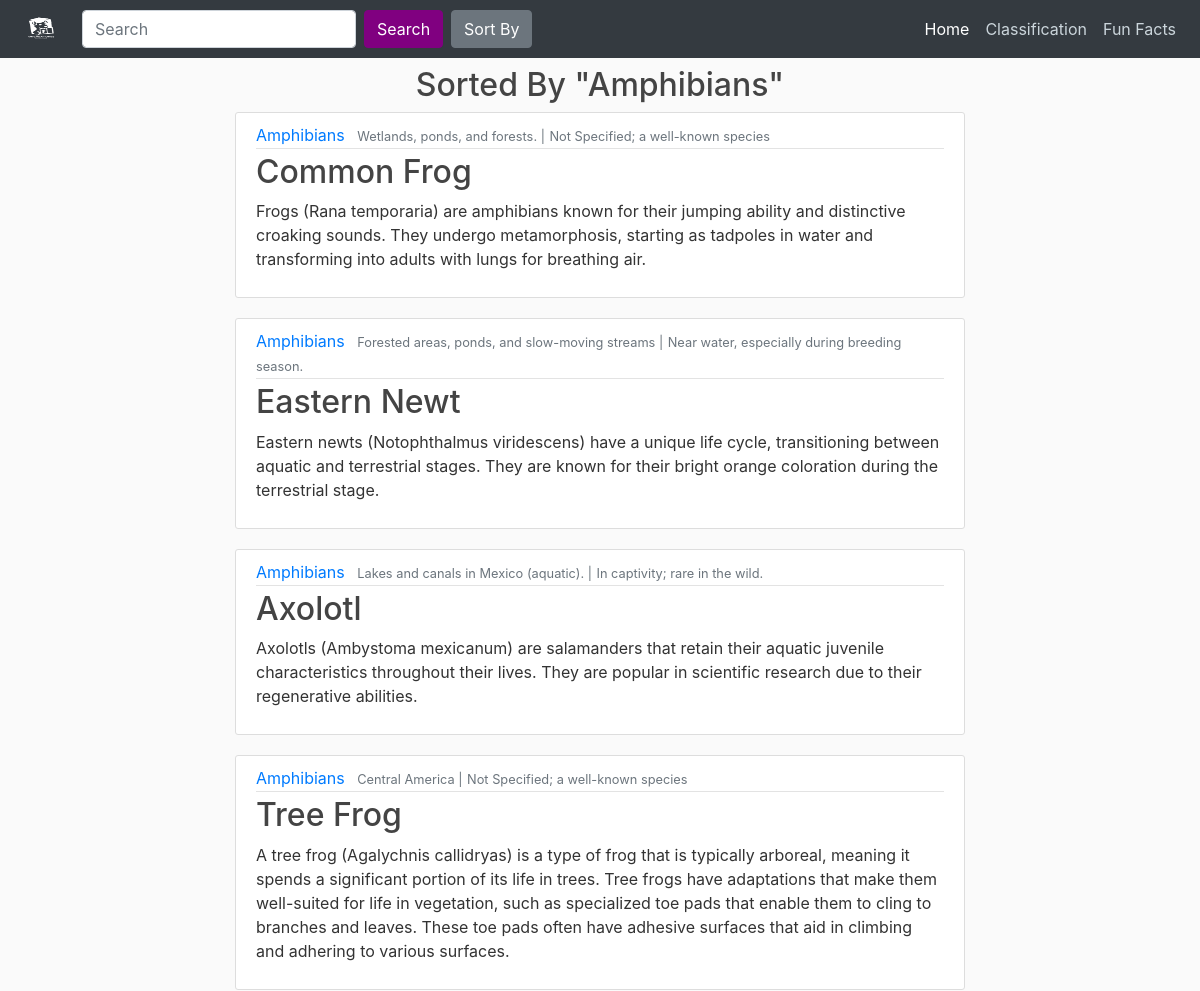
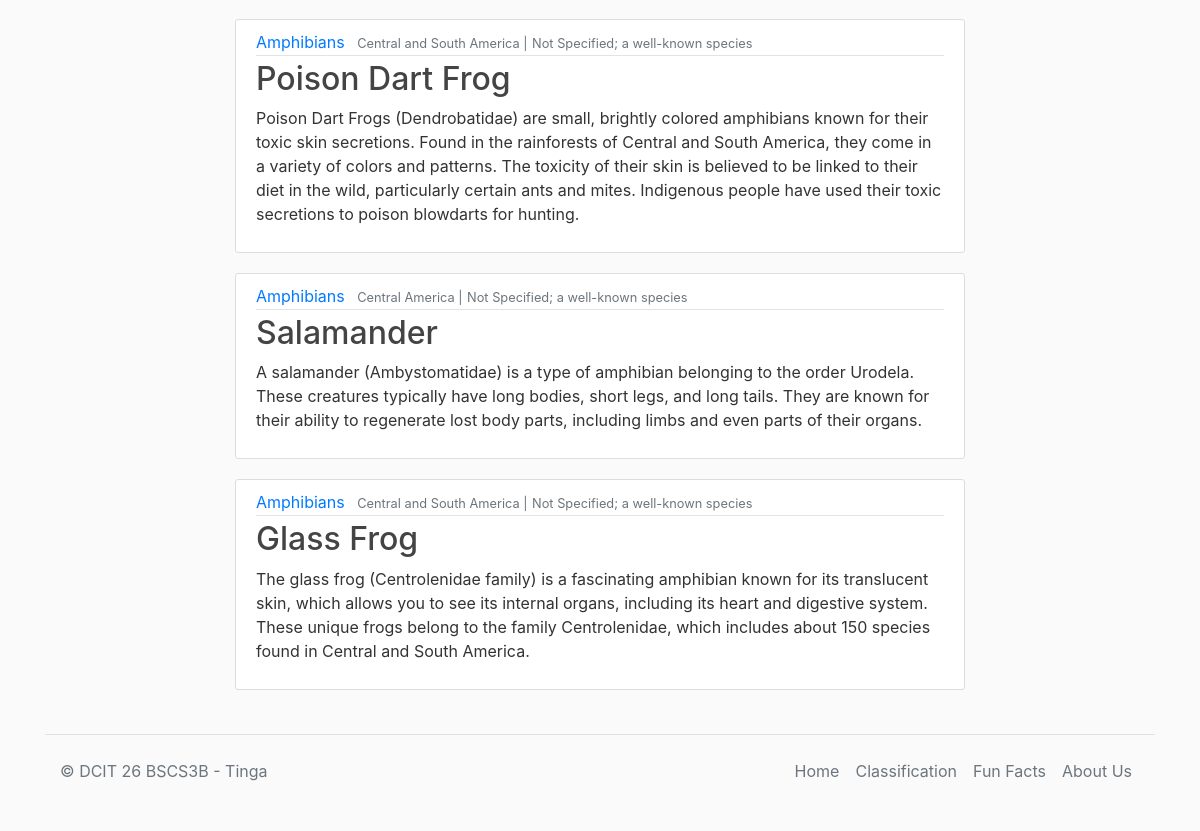
Page /Sorted/Amphibians/ on the committed database (2 pictures, top to bottom).
### blog/models.py (models this page shows, shortened)
class Post(models.Model):
	an_type = models.CharField(max_length=100)
	animal_cat = models.CharField(max_length=50)
	animal = models.CharField(max_length=100)
	definition = models.TextField()
	location_discovered = models.CharField(max_length=100)
	location = models.CharField(max_length=100)
	more_info = models.TextField(null=True, blank=True)
	image_name = models.CharField(max_length=50)
	image = models.ImageField(upload_to="img/%y", height_field=None, width_field=None, max_length=None)
	sci_name = models.CharField(max_length=255)
	fav_food = models.CharField(max_length=255)

### blog/views.py (the view)
# urls.py: path('Sorted/<str:animal_type>/', views.sort_animals, name='blog-animals'),
def sort_animals(request, animal_type=None):
    if animal_type:
        sort_query = Post.objects.filter(an_type = animal_type)
    else:
        sort_query = Post.objects.all()
        sci_name = sort_query.values_list('sci_name', flat=True)
        fav_food = sort_query.values_list('fav_food', flat=True)
        animal_cat = sci_name = sort_query.values_list('animal_cat', flat=True)
    context1 = {
        'posts' : sort_query,
        'selected_animal_type' : animal_type,
    }
    return render(request, 'blog/sorting.html', context1)

### blog/templates/blog/sorting.html (shortened to what this page needs)
{% extends 'blog/base.html' %}
{% block content %}
<div>
{% if selected_animal_type %}
    <h2 style='text-align: center;'>Sorted By "{{ selected_animal_type }}"</h2>
{% endif %}
</div>
<div>
  {% for post in posts %}
    <article class="media content-section mt-2 zoom-container">
          <div class="media-body">
            <div class="article-metadata">
              <a class="mr-2" href="{% url 'blog:blog-animals2' post.an_type %}">{{ post.an_type }}</a>
              <small class="text-muted">{{ post.location_discovered }} |</small>
              <small class="text-muted">{{ post.location }}</small>
            </div>
            <h2><a class="article-title" href="{% url 'blog:blog-info' post.animal %}">{{ post.animal }}</a></h2>
            <p class="article-content">{{ post.definition }}</p>
          </div>
        </article>
  {% endfor %}
</div>
{% endblock %}

### blog/static/blog/style.css (style rules this page uses)
body { background: #fafafa; color: #333333; margin-top: 0; }
h1, h2, h3, h4, h5, h6 { color: #444444; }
.content-section { background: #ffffff; padding: 10px 20px; border: 1px solid #dddddd; border-radius: 3px; margin-bottom: 20px; }
.article-title { color: #444444; }
.article-content { white-space: pre-line; }
.article-metadata { padding-bottom: 1px; margin-bottom: 4px; border-bottom: 1px solid #e3e3e3 }
.zoom-container { transition: transform 0.3s ease-in-out; }

### rows in the picture
Post: an_type "Amphibians", location_discovered "Wetlands, ponds, and forests.", location "Not Specified; a well-known species", animal "Common Frog", definition "Frogs (Rana temporaria) are amphibians known for their jumping ability and distinctive croaking sounds. They undergo metamorphosis, starting as tadpoles in water and transforming into adults with lungs for breathing air."
Post: an_type "Amphibians", location_discovered "Forested areas, ponds, and slow-moving streams", location "Near water, especially during breeding season.", animal "Eastern Newt", definition "Eastern newts (Notophthalmus viridescens) have a unique life cycle, transitioning between aquatic and terrestrial stages. They are known for their bright orange coloration during the terrestrial stage."
Post: an_type "Amphibians", location_discovered "Lakes and canals in Mexico (aquatic).", location "In captivity; rare in the wild.", animal "Axolotl", definition "Axolotls (Ambystoma mexicanum) are salamanders that retain their aquatic juvenile characteristics throughout their lives. They are popular in scientific research due to their regenerative abilities."
Post: an_type "Amphibians", location_discovered "Central America", location "Not Specified; a well-known species", animal "Tree Frog", definition "A tree frog (Agalychnis callidryas) is a type of frog that is typically arboreal, meaning it spends a significant portion of its life in trees. Tree frogs have adaptations that make them well-suited for life in vegetation, such as specialized toe pads that enable them to cling to branches and leaves. These toe pads often have adhesive surfaces that aid in climbing and adhering to various surfaces."
Post: an_type "Amphibians", location_discovered "Central and South America", location "Not Specified; a well-known species", animal "Poison Dart Frog", definition "Poison Dart Frogs (Dendrobatidae) are small, brightly colored amphibians known for their toxic skin secretions. Found in the rainforests of Central and South America, they come in a variety of colors and patterns. The toxicity of their skin is believed to be linked to their diet in the wild, particularly certain ants and mites. Indigenous people have used their toxic secretions to poison blowdarts for hunting."
Post: an_type "Amphibians", location_discovered "Central America", location "Not Specified; a well-known species", animal "Salamander", definition "A salamander (Ambystomatidae) is a type of amphibian belonging to the order Urodela. These creatures typically have long bodies, short legs, and long tails. They are known for their ability to regenerate lost body parts, including limbs and even parts of their organs."
Post: an_type "Amphibians", location_discovered "Central and South America", location "Not Specified; a well-known species", animal "Glass Frog", definition "The glass frog (Centrolenidae family) is a fascinating amphibian known for its translucent skin, which allows you to see its internal organs, including its heart and digestive system. These unique frogs belong to the family Centrolenidae, which includes about 150 species found in Central and South America."

### other values in the picture
{{ selected_animal_type }} "Amphibians"
